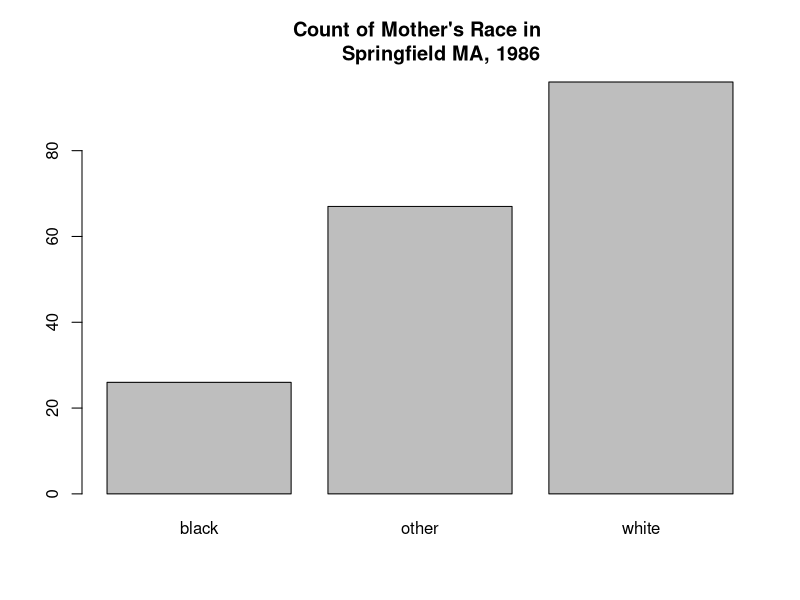
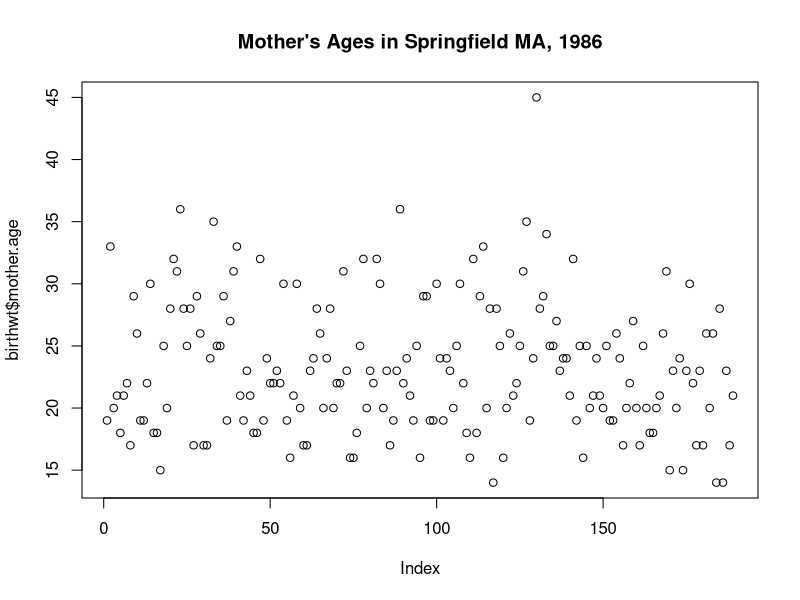
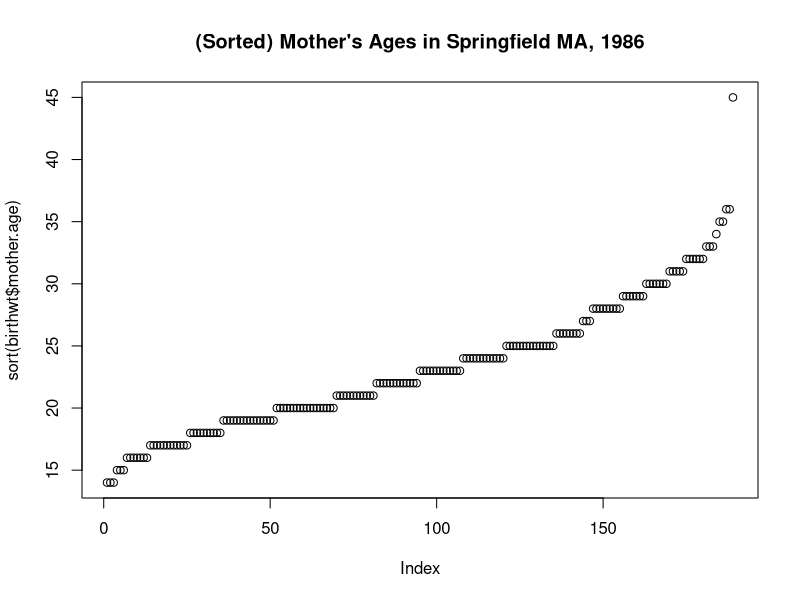
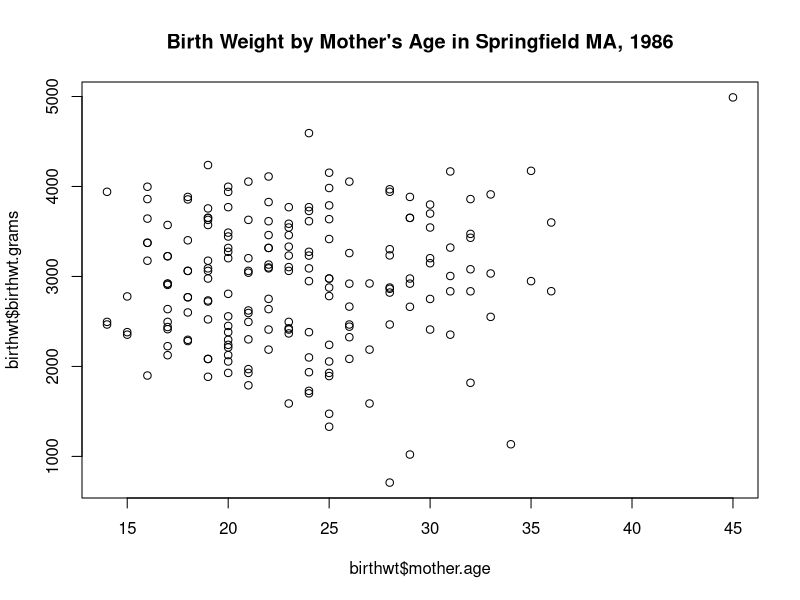
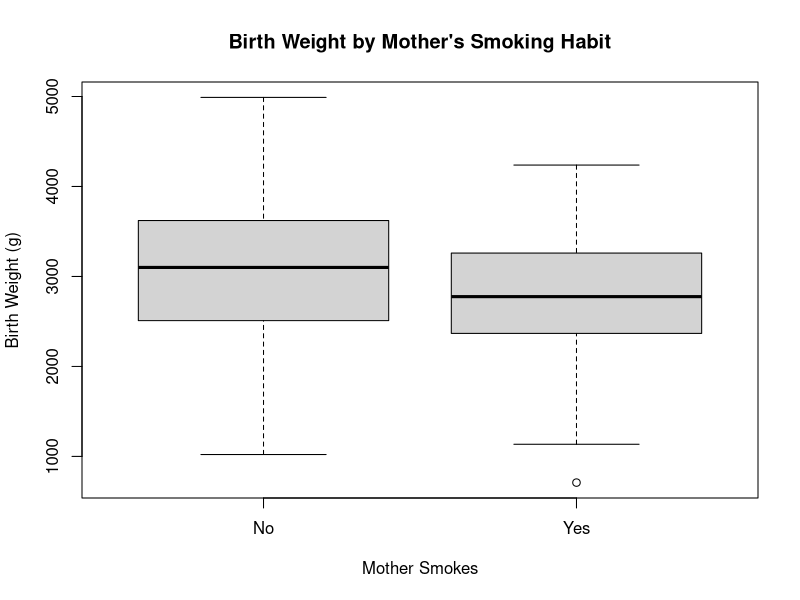
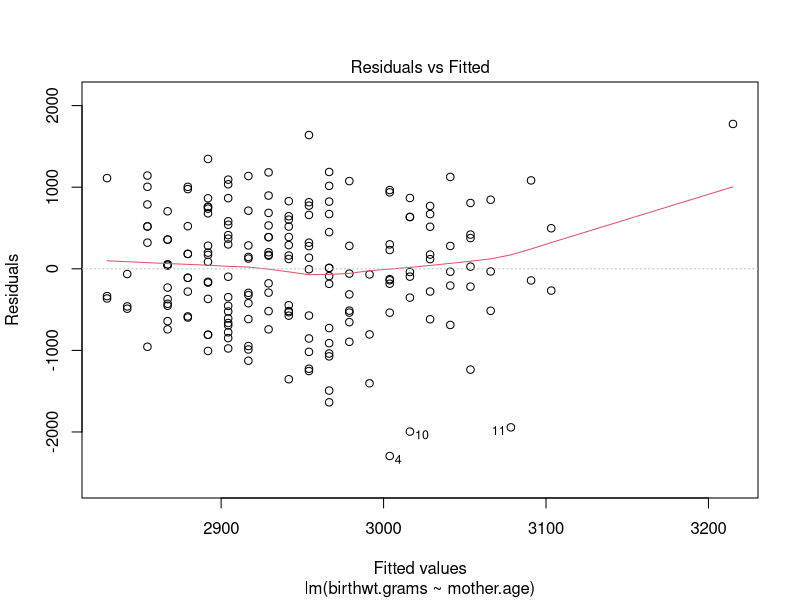
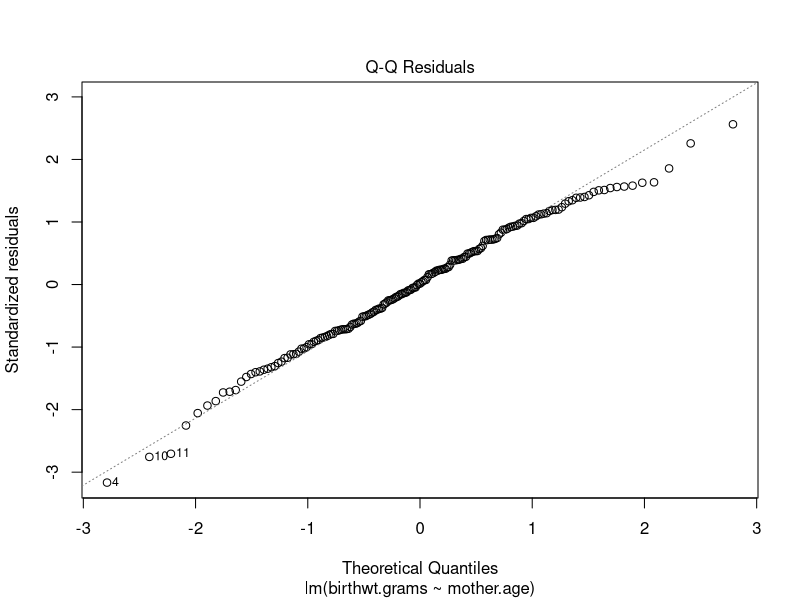
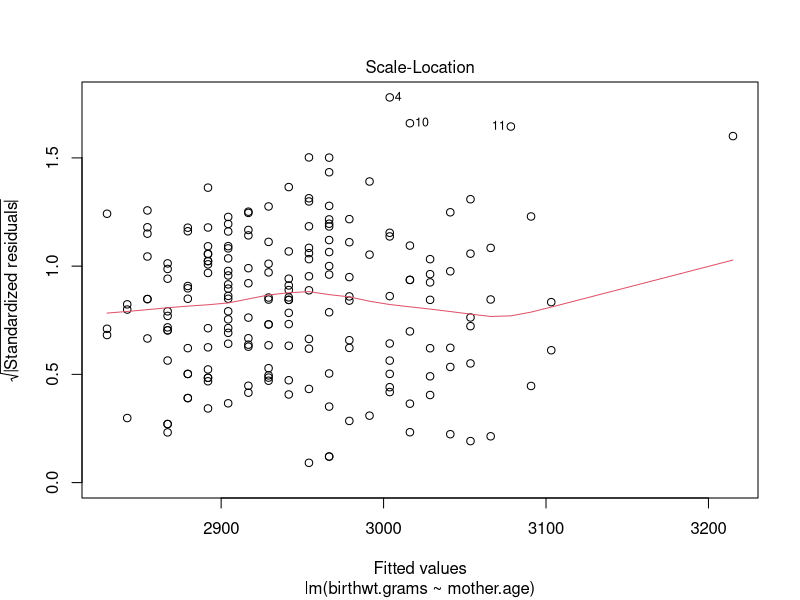

Reproduce these figures in R, in order.
## ---- chunk 1
library(MASS)
data(birthwt)
summary(birthwt)
## ---- chunk 2
colnames(birthwt)
colnames(birthwt) <- c("birthwt.below.2500", "mother.age", 
                       "mother.weight", "race",
                       "mother.smokes", "previous.prem.labor", 
                       "hypertension", "uterine.irr",
                       "physician.visits", "birthwt.grams")
## ---- chunk 3
birthwt$race <- 
  factor(c("white", "black", "other")[birthwt$race])
birthwt$mother.smokes <- 
  factor(c("No", "Yes")[birthwt$mother.smokes + 1])
birthwt$uterine.irr <- 
  factor(c("No", "Yes")[birthwt$uterine.irr + 1])
birthwt$hypertension <- 
  factor(c("No", "Yes")[birthwt$hypertension + 1])
## ---- chunk 4
summary(birthwt)
## ---- chunk 5
plot (birthwt$race, echo=FALSE)
title (main = "Count of Mother's Race in 
       Springfield MA, 1986")
## ---- chunk 6
plot (birthwt$mother.age)
title (main = "Mother's Ages in Springfield MA, 1986")
## ---- chunk 7
plot (sort(birthwt$mother.age))
title (main = "(Sorted) Mother's Ages in Springfield MA, 1986")
## ---- chunk 8
plot (birthwt$mother.age, birthwt$birthwt.grams)
title (main = "Birth Weight by Mother's Age in Springfield MA, 1986")
## ---- chunk 9
plot (birthwt$mother.smokes, birthwt$birthwt.grams, main="Birth Weight by Mother's Smoking Habit", ylab = "Birth Weight (g)", xlab="Mother Smokes")
## ---- chunk 10
t.test (birthwt$birthwt.grams[birthwt$mother.smokes == "Yes"], 
        birthwt$birthwt.grams[birthwt$mother.smokes == "No"])
## ---- chunk 11
linear.model.1 <- lm (birthwt.grams ~ mother.smokes, data=birthwt)
linear.model.1
## ---- chunk 12
summary(linear.model.1)
## ---- chunk 13
linear.model.2 <- lm (birthwt.grams ~ mother.age, data=birthwt)
linear.model.2
## ---- chunk 14
summary(linear.model.2)
## ---- chunk 15
plot(linear.model.2)
## ---- chunk 16
birthwt.noout <- birthwt[birthwt$mother.age <= 40,]
linear.model.3 <- lm (birthwt.grams ~ mother.age, data=birthwt.noout)
linear.model.3
## ---- chunk 17
summary(linear.model.3)
## ---- chunk 18
linear.model.3a <- lm (birthwt.grams ~ + mother.smokes + mother.age, data=birthwt.noout)
summary(linear.model.3a)
## ---- chunk 19
plot(linear.model.3a)
## ---- chunk 20
linear.model.3b <- lm (birthwt.grams ~ mother.age + mother.smokes*race, data=birthwt.noout)
summary(linear.model.3b)
## ---- chunk 21
plot(linear.model.3b)
## ---- chunk 22
linear.model.4 <- lm (birthwt.grams ~ ., data=birthwt.noout)
linear.model.4
## ---- chunk 23
linear.model.4a <- lm (birthwt.grams ~ . - birthwt.below.2500, data=birthwt.noout)
summary(linear.model.4a)
## ---- chunk 24
plot(linear.model.4a)
## ---- chunk 25
glm.0 <- glm (birthwt.below.2500 ~ . - birthwt.grams, data=birthwt.noout)
plot(glm.0)
## ---- chunk 26
glm.1 <- glm (birthwt.below.2500 ~ . - birthwt.grams, data=birthwt.noout, family=binomial(link=logit))
## ---- chunk 27
summary(glm.1)
## ---- chunk 28
plot(glm.1)
## ---- chunk 29
odds <- seq(1, nrow(birthwt.noout), by=2)
birthwt.in <- birthwt.noout[odds,]
birthwt.out <- birthwt.noout[-odds,]
linear.model.half <- 
  lm (birthwt.grams ~ 
      . - birthwt.below.2500, data=birthwt.in)
## ---- chunk 30
summary (linear.model.half)
## ---- chunk 31
birthwt.predict <- predict (linear.model.half)
cor (birthwt.in$birthwt.grams, birthwt.predict)
plot (birthwt.in$birthwt.grams, birthwt.predict)
## ---- chunk 32
birthwt.predict.out <- predict (linear.model.half, birthwt.out)
cor (birthwt.out$birthwt.grams, birthwt.predict.out)
plot (birthwt.out$birthwt.grams, birthwt.predict.out)
